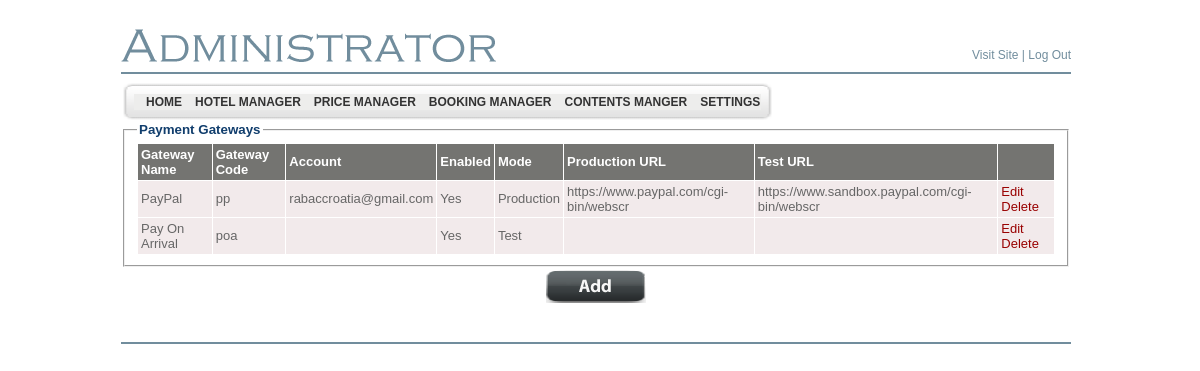
/LiculApartments/admin/payment_gateways_list.php (signed in), run on an earlier commit of the app's database.
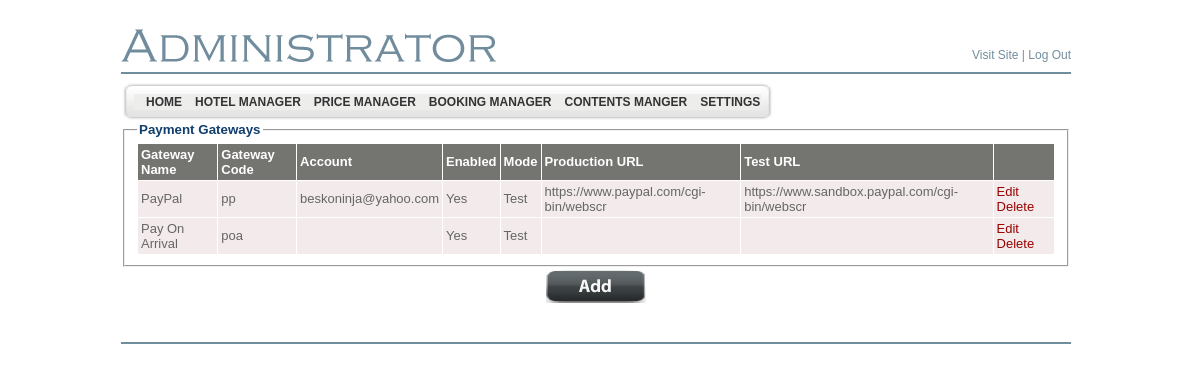
And on a later commit of the database.
### tables this page shows
CREATE TABLE `bsi_payment_gateway` (
  `id` int(11) NOT NULL AUTO_INCREMENT,
  `gateway_name_en` varchar(255) DEFAULT NULL,
  `gateway_name_hr` varchar(255) DEFAULT NULL,
  `gateway_name_de` varchar(255) DEFAULT NULL,
  `gateway_name_it` varchar(255) DEFAULT NULL,
  `gateway_code` varchar(50) NOT NULL,
  `account` varchar(255) DEFAULT NULL,
  `is_production_mode` tinyint(1) NOT NULL,
  `production_url` varchar(1024) NOT NULL,
  `test_url` varchar(1024) NOT NULL,
  `enabled` tinyint(1) NOT NULL DEFAULT '0',
  `is_admin` tinyint(1) NOT NULL,
  `display_order` tinyint(2) NOT NULL DEFAULT '0',
  PRIMARY KEY (`id`),
  UNIQUE KEY `UNQ_gateway_code` (`gateway_code`),
  UNIQUE KEY `UNQ_gateway_name_en` (`gateway_name_en`)
);

### LiculApartments/includes/PaymentGateway.class.php (called while the page is built, shortened)
<?php
class PaymentGateway
{
    public static function fetchFromParameters($params)
    {
		$paymentGateway = new PaymentGateway();
		if (isset($params['id']) && is_numeric($params['id']))
		{
		    $paymentGateway->id = intval($params['id']);
		}
		$paymentGateway->gatewayName = LocalizedText::fetchFromParameters($params, "gateway_name_");
		if (isset($params['gateway_code']))
		{
		    $paymentGateway->gatewayCode = $params['gateway_code'];
		}
		if (isset($params['account']))
		{
		    $paymentGateway->account = $params['account'];
		}
    	if (isset($params['production_url']))
		{
		    $paymentGateway->productionUrl = $params['production_url'];
		}
    	if (isset($params['test_url']))
		{
		    $paymentGateway->testUrl = $params['test_url'];
		}
    	if (isset($params['is_production_mode']))
		{
		    $paymentGateway->isProductionMode = intval($params['is_production_mode']) == 1;
		}
	    if (isset($params['enabled']))
		{
		    $paymentGateway->isEnabled = intval($params['enabled']) == 1;
		}
    	if (isset($params['is_admin']))
		{
		    $paymentGateway->isAdmin = intval($params['is_admin']) == 1;
		}
    	if (isset($params['display_order']) && is_numeric($params['display_order']))
		{
		    $paymentGateway->displayOrder = intval($params['display_order']);
		}
		return $paymentGateway;
    }
	public static function fetchFromDbNonAdmin()
    {
		$paymentGateways = array();
		$sql = "SELECT * FROM bsi_payment_gateway WHERE gateway_code != 'ha' ORDER BY display_order";
		$query = mysql_query($sql);
		while ($row = mysql_fetch_assoc($query))
		{
		    $paymentGateway = PaymentGateway::fetchFromParameters($row);
		    $paymentGateways[] = $paymentGateway;
		}
		return $paymentGateways;
    }
}

### LiculApartments/includes/LocalizedText.class.php (called while the page is built, shortened)
<?php
class LocalizedText
{
	private $_textArray = array();
	public function getText($languageCode)
	{
		$languageCode = trim(strtolower($languageCode));
		if (isset($this->_textArray[$languageCode]))
		{
			return $this->_textArray[$languageCode];
		}
		return null;
	}
    public static function fetchFromParameters($params, $fieldPrefix)
    {
    	$localizedText = new LocalizedText($fieldPrefix);
    	foreach ($params as $key => $value)
        {
            if (preg_match('/' . $fieldPrefix . '[A-Za-z]{2}/', $key))
            {
                $languageCode = substr($key, -2);
                $localizedText->_textArray[$languageCode] = trim($value);
            }
        }
        return $localizedText;
    }
}

### LiculApartments/includes/Language.class.php (called while the page is built, shortened)
<?php
class Language
{
	public static function fetchFromParameters($params)
	{
		$language = new Language();
		if (isset($params['id']) && is_numeric($params['id']))
		{
			$language->id = intval($params['id']);
		}
		if (isset($params['language_name']))
		{
			$language->languageName = $params['language_name'];
		}
		if (isset($params['language_code']))
		{
			$language->languageCode = $params['language_code'];
		}
		if (isset($params['language_file_name']))
		{
			$language->fileName = $params['language_file_name'];
		}
		if (isset($params['is_active']))
		{
			$language->isActive = intval($params['is_active']) == 1;
		}
		if (isset($params['is_default']))
		{
			$language->isDefault = intval($params['is_default']) == 1;
		}
		if (isset($params['display_order']))
		{
			$language->displayOrder = intval($params['display_order']);
		}
		return $language;
	}
	public static function fetchDefaultLangauge()
	{
		$language = null;
		$sql = "SELECT * FROM bsi_language WHERE is_default = 1";
		$query = mysql_query($sql);
		if ($row = mysql_fetch_assoc($query))
		{
			$language = Language::fetchFromParameters($row);
		}
		return $language;
	}
}

### LiculApartments/admin/payment_gateways_list.php (the view, shortened to what the changed rows need)
<?php
$paymentGateways = PaymentGateway::fetchFromDbNonAdmin();
$defaultLanguage = Language::fetchDefaultLangauge();
include ("header.php");
?>
  <tr>
    <td valign="top" >
		<fieldset>
		    <table width="100%" cellspacing="1" border="0" cellpadding="3">
			<?php
					foreach ($paymentGateways as $paymentGateway)
					{
						echo '<tr class="odd" bgcolor="#f2eaeb">' . "\n";
						echo '	<td align="left"><font color="#666666" face="Verdana, Arial, Helvetica, sans-serif" size="2">' . htmlentities($paymentGateway->gatewayName->getText($defaultLanguage->languageCode)) . '</font></td>' . "\n";
						echo '	<td align="left"><font color="#666666" face="Verdana, Arial, Helvetica, sans-serif" size="2">' . htmlentities($paymentGateway->gatewayCode) . '</font></td>' . "\n";
						echo '	<td align="left"><font color="#666666" face="Verdana, Arial, Helvetica, sans-serif" size="2">' . htmlentities($paymentGateway->account) . '</font></td>' . "\n";
						echo '	<td align="left"><font color="#666666" face="Verdana, Arial, Helvetica, sans-serif" size="2">' . ($paymentGateway->isEnabled ? 'Yes' : 'No') . '</font></td>' . "\n";
						echo '	<td align="left"><font color="#666666" face="Verdana, Arial, Helvetica, sans-serif" size="2">' . ($paymentGateway->isProductionMode ? 'Production' : 'Test') . '</font></td>' . "\n";
						echo '	<td align="left"><font color="#666666" face="Verdana, Arial, Helvetica, sans-serif" size="2">' . htmlentities($paymentGateway->productionUrl) . '</font></td>' . "\n";
						echo '	<td align="left"><font color="#666666" face="Verdana, Arial, Helvetica, sans-serif" size="2">' . htmlentities($paymentGateway->testUrl) . '</font></td>' . "\n";
						echo '	<td align="left"><font color="#666666" face="Verdana, Arial, Helvetica, sans-serif" size="2">';
						echo '		<a href="payment_gateways_add_edit.php?id=' . $paymentGateway->id . '" style="text-decoration:none"><font color="#990000"  face="Verdana, Arial, Helvetica, sans-serif" size="2" >Edit</font></a>&nbsp;&nbsp;';
						echo '		<a href="payment_gateways_delete.php?id=' . $paymentGateway->id . '" style="text-decoration:none" onclick = "if (! confirm(\'Are you sure?\')) { return false; }"><font color="#990000"  face="Verdana, Arial, Helvetica, sans-serif" size="2" >Delete</font></a>';
						echo '	</td>' . "\n";
						echo "</tr>\n";	;
					}
			?>
			</table>
	    </fieldset>
    </td>
  </tr>
</table>
</body>
</html>

What changed in the data, as far as the page shows it:
changed bsi_payment_gateway "pp": account "rabaccroatia@gmail.com" → "beskoninja@yahoo.com"; is_production_mode "Production" → "Test"
